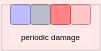
  <widget class="QGroupBox" name="groupBox_periodic_damage">
   <property name="geometry">
    <rect>
     <x>270</x>
     <y>78</y>
     <width>101</width>
     <height>51</height>
    </rect>
   </property>
   <property name="styleSheet">
    <string notr="true">background-color: rgb(255, 233, 233);</string>
   </property>
   <property name="title">
    <string/>
   </property>
   <widget class="QLineEdit" name="lineEdit_periodic_damage_armor">
    <property name="geometry">
     <rect>
      <x>30</x>
      <y>4</y>
      <width>21</width>
      <height>21</height>
     </rect>
    </property>
    <property name="styleSheet">
     <string notr="true">background-color: rgb(186, 190, 202);</string>
    </property>
    <property name="text">
     <string/>
    </property>
    <property name="alignment">
     <set>Qt::AlignCenter</set>
    </property>
   </widget>
   <widget class="QLineEdit" name="lineEdit_periodic_damage_health">
    <property name="geometry">
     <rect>
      <x>70</x>
      <y>4</y>
      <width>21</width>
      <height>21</height>
     </rect>
    </property>
    <property name="styleSheet">
     <string notr="true">background-color: rgb(255, 199, 200);</string>
    </property>
    <property name="text">
     <string/>
    </property>
    <property name="alignment">
     <set>Qt::AlignCenter</set>
    </property>
   </widget>
   <widget class="QLineEdit" name="lineEdit_periodic_damage_penetration_damage">
    <property name="geometry">
     <rect>
      <x>50</x>
      <y>4</y>
      <width>21</width>
      <height>21</height>
     </rect>
    </property>
    <property name="styleSheet">
     <string notr="true">background-color: rgb(255, 133, 133);</string>
    </property>
    <property name="text">
     <string/>
    </property>
    <property name="alignment">
     <set>Qt::AlignCenter</set>
    </property>
   </widget>
   <widget class="QLineEdit" name="lineEdit_periodic_damage_magic">
    <property name="geometry">
     <rect>
      <x>10</x>
      <y>4</y>
      <width>21</width>
      <height>21</height>
     </rect>
    </property>
    <property name="styleSheet">
     <string notr="true">background-color: rgb(190, 190, 255);</string>
    </property>
    <property name="text">
     <string/>
    </property>
    <property name="alignment">
     <set>Qt::AlignCenter</set>
    </property>
   </widget>
   <widget class="QLabel" name="label_periodic_heal_and_damage_2">
    <property name="geometry">
     <rect>
      <x>10</x>
      <y>29</y>
      <width>81</width>
      <height>16</height>
     </rect>
    </property>
    <property name="font">
     <font>
      <pointsize>6</pointsize>
     </font>
    </property>
    <property name="text">
     <string>periodic damage</string>
    </property>
    <property name="alignment">
     <set>Qt::AlignCenter</set>
    </property>
   </widget>
  </widget>
